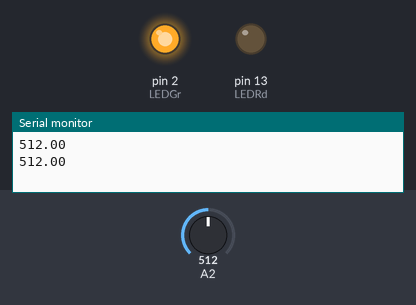
Simulated run of this sketch. Board: Arduino Uno, built with avr-gcc and run on an emulated ATmega328P. On the bench: output pins drawn as LEDs (lit = HIGH), the last lines printed to the serial monitor. Inputs (shaded band) come from the test bench; at power-on: A2 = 512.

Above: at 2.8 s.
2.9 s: A2 set to 489
At 4.5 s:
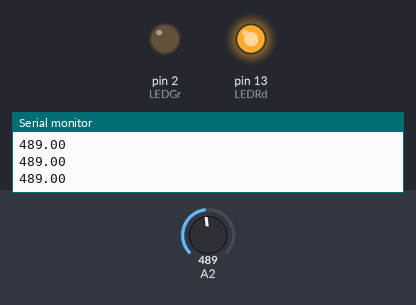
5.6 s: A2 set to 510
At 6.1 s:
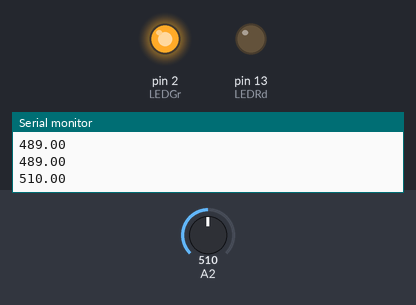
8.3 s: A2 set to 490
At 10.4 s:
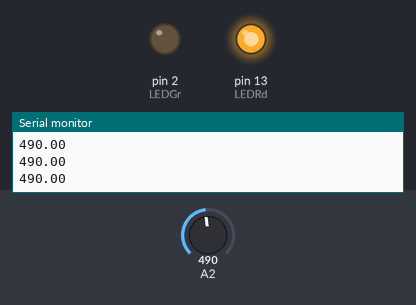
Timing chart, 0 to 11.9 s (numbered marks = the images above; inputs shaded):
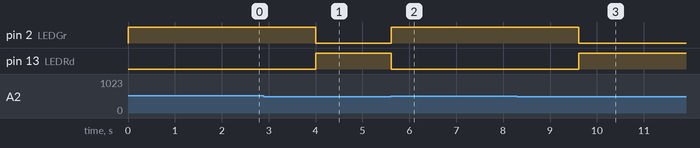

The sketch:

sketch_arduino2.ino
```cpp
int LEDGr =2;
int LEDRd = 13;
float sensor;

void setup() {
  Serial.begin(9600);
  pinMode(LEDGr, OUTPUT);
  pinMode(LEDRd, OUTPUT);

}

void loop() {
sensor = analogRead (2);
Serial.println(sensor);
if(sensor < 250){
  digitalWrite( LEDGr, HIGH);
  digitalWrite( LEDRd, LOW);
}else if(sensor>= 250 && sensor < 500)
{
  digitalWrite( LEDGr, LOW);
  digitalWrite( LEDRd, HIGH);
  }else if(sensor >= 500 && sensor < 600){
    digitalWrite (LEDRd, LOW);
    digitalWrite( LEDGr, HIGH);
    delay (1000);
  digitalWrite( LEDRd, LOW);
     delay (1000);
    }
}
```

Measured:
- the behaviour switches between 500 and 499 on A2 (found by bisection; images 0 and 1)
- after the input at 2.9 s, pin 2 (LEDGr): HIGH → LOW after 1.1 s; pin 13 (LEDRd): LOW → HIGH after 1.1 s
- after the input at 5.6 s, pin 2 (LEDGr): LOW → HIGH at once; pin 13 (LEDRd): HIGH → LOW at once
- after the input at 8.3 s, pin 2 (LEDGr): HIGH → LOW after 1.3 s; pin 13 (LEDRd): LOW → HIGH after 1.3 s
